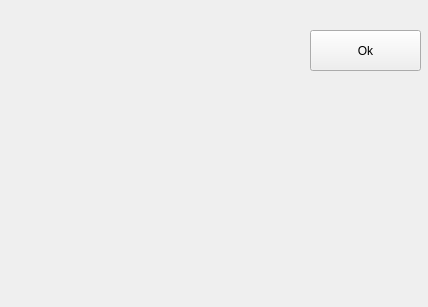
<?xml version="1.0" encoding="UTF-8"?>
<ui version="4.0">
 <class>MainWindow</class>
 <widget class="QMainWindow" name="MainWindow">
  <property name="geometry">
   <rect>
    <x>0</x>
    <y>0</y>
    <width>428</width>
    <height>307</height>
   </rect>
  </property>
  <property name="cursor">
   <cursorShape>ArrowCursor</cursorShape>
  </property>
  <property name="mouseTracking">
   <bool>false</bool>
  </property>
  <property name="windowTitle">
   <string>Hello, World!</string>
  </property>
  <widget class="QWidget" name="centralwidget">
   <widget class="QPushButton" name="okPushButton">
    <property name="geometry">
     <rect>
      <x>310</x>
      <y>30</y>
      <width>111</width>
      <height>41</height>
     </rect>
    </property>
    <property name="text">
     <string>Ok</string>
    </property>
   </widget>
  </widget>
 </widget>
 <resources/>
 <connections/>
</ui>
